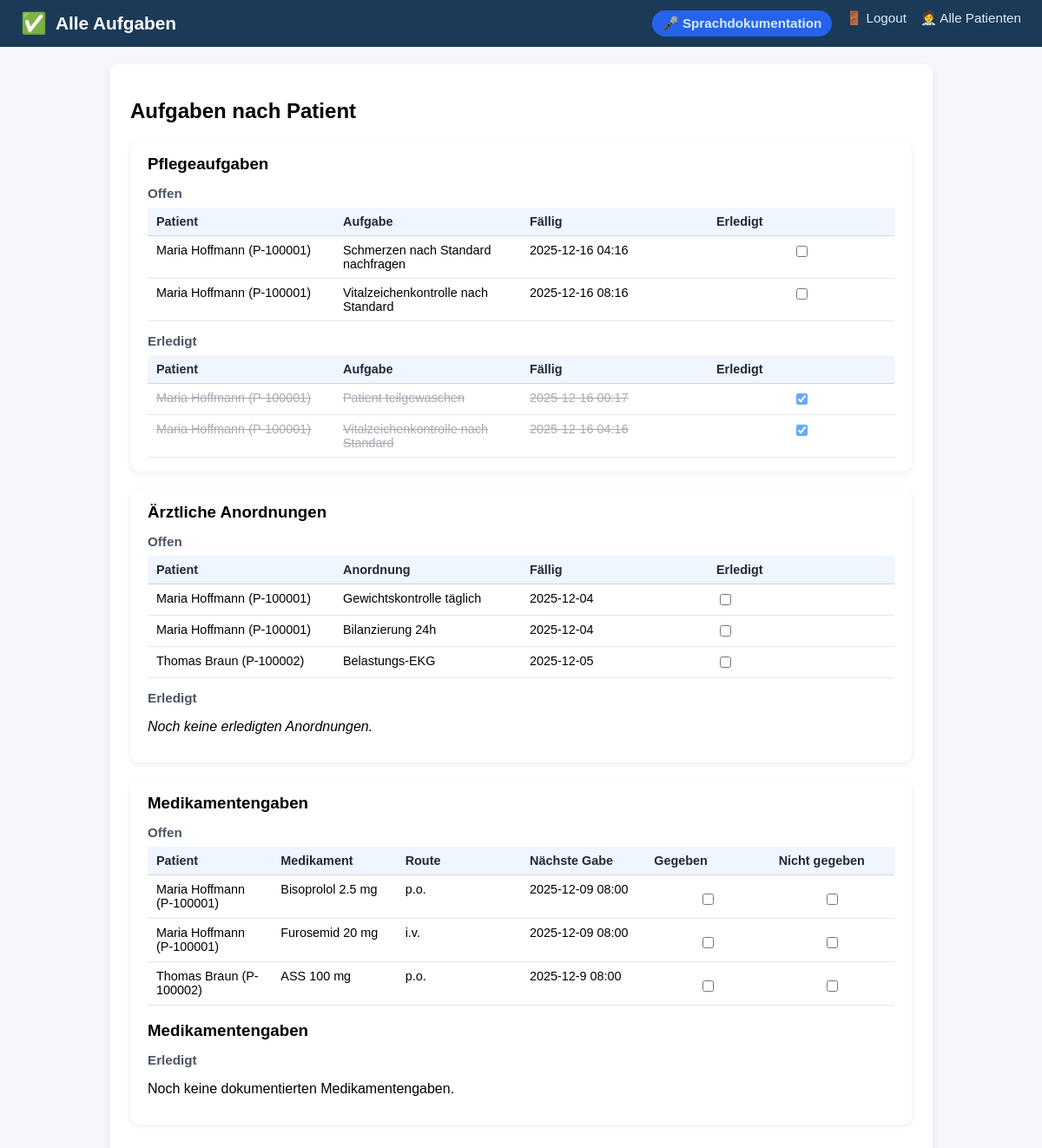
/tasks, run on an earlier commit of the app's database.
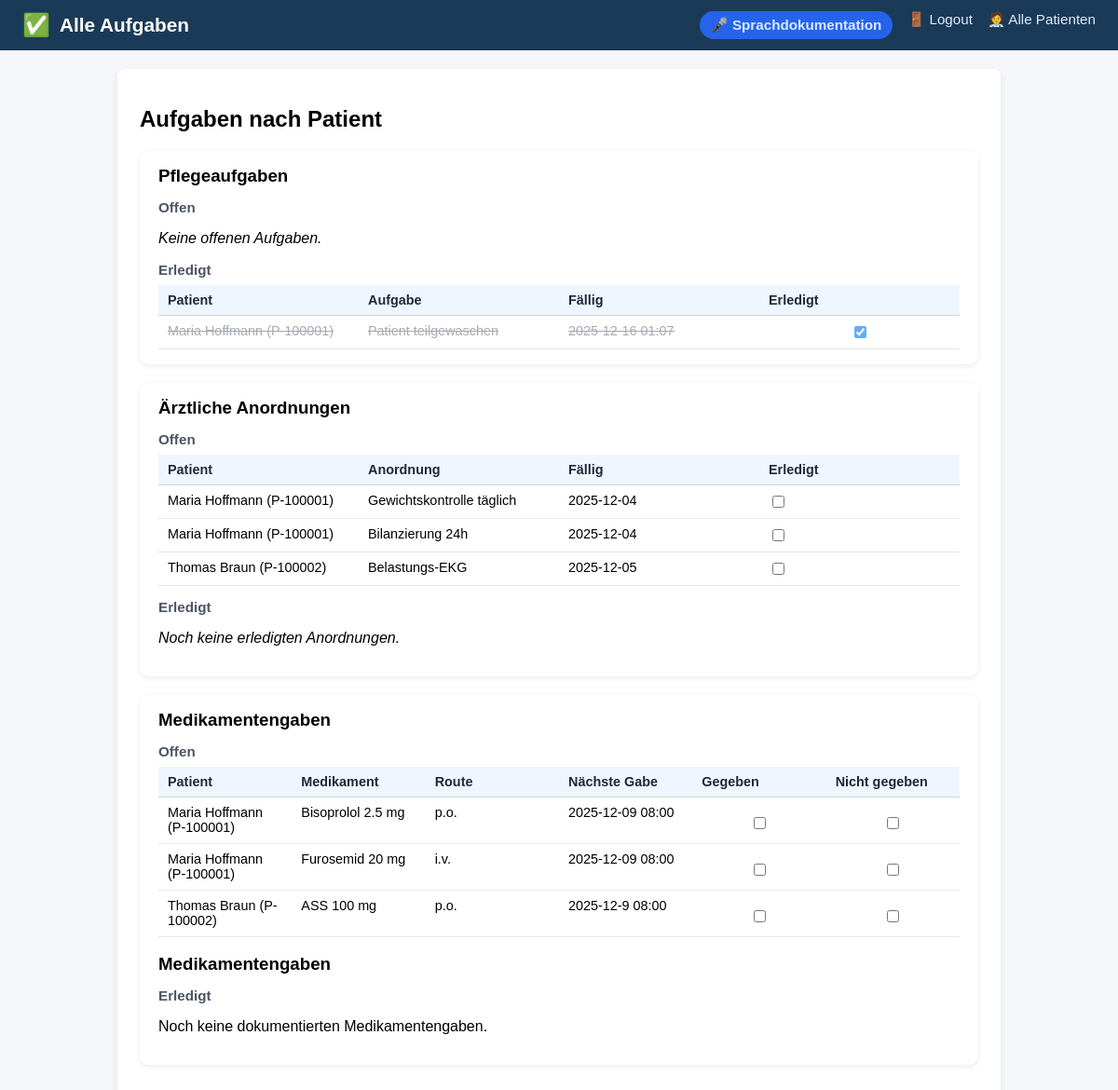
And on a later commit of the database.
### tables this page shows
CREATE TABLE ai_tasks (
    id INTEGER PRIMARY KEY AUTOINCREMENT,
    patient_id INTEGER NOT NULL,
    description TEXT NOT NULL,
    due_time TEXT,
    completed INTEGER DEFAULT 0,
    FOREIGN KEY (patient_id) REFERENCES patients(id)
);

CREATE TABLE patients (
    id INTEGER PRIMARY KEY AUTOINCREMENT,
    patient_identifier TEXT NOT NULL,
    name TEXT NOT NULL,
    gender TEXT,
    dob TEXT,
    room TEXT,
    diagnosis TEXT,
    bezugspflege_id INTEGER,
    allergies TEXT,
    code_status TEXT,
    admission_date TEXT,
    expected_discharge TEXT,
    primary_doctor TEXT,
    photo_filename TEXT,
    FOREIGN KEY (bezugspflege_id) REFERENCES nurses(id)
);

CREATE TABLE orders (
    id INTEGER PRIMARY KEY AUTOINCREMENT,
    patient_id INTEGER NOT NULL,
    description TEXT NOT NULL,
    due_date TEXT,
    due_time TEXT,
    status TEXT,
    ordered_by TEXT,
    type TEXT,
    completed INTEGER DEFAULT 0,
    FOREIGN KEY (patient_id) REFERENCES patients(id)
);

CREATE TABLE medications (
    id INTEGER PRIMARY KEY AUTOINCREMENT,
    patient_id INTEGER NOT NULL,
    name TEXT NOT NULL,
    dose TEXT,
    route TEXT,
    schedule TEXT,
    next_due TEXT,
    due_time TEXT,
    completed INTEGER DEFAULT 0,
    given INTEGER DEFAULT 0,
    not_given INTEGER DEFAULT 0,
    last_given_by TEXT,
    last_given_at TEXT,
    FOREIGN KEY (patient_id) REFERENCES patients(id)
);

### app.py (the view)
@app.route("/tasks")
def tasks_view():
    patient_id = request.args.get("patient_id", type=int)
    conn = get_connection()
    cur = conn.cursor()
    if patient_id:
        cur.execute("""
            SELECT id, name, patient_identifier
            FROM patients
            WHERE id = ?;
        """, (patient_id,))
        patients = cur.fetchall()
        viewing_all_patients = False
        selected_patient = patients[0] if patients else None
    else:
        cur.execute("""
            SELECT id, name, patient_identifier
            FROM patients
            ORDER BY room;
        """)
        patients = cur.fetchall()
        viewing_all_patients = True
        selected_patient = None
    if patient_id:
        cur.execute("""
            SELECT
                t.id,
                t.patient_id,
                t.description,
                t.due_time,
                t.completed,
                p.name AS patient_name,
                p.patient_identifier AS patient_identifier
            FROM ai_tasks t
            JOIN patients p ON p.id = t.patient_id
            WHERE t.patient_id = ?
            ORDER BY datetime(t.due_time);
        """, (patient_id,))
    else:
        cur.execute("""
            SELECT
                t.id,
                t.patient_id,
                t.description,
                t.due_time,
                t.completed,
                p.name AS patient_name,
                p.patient_identifier AS patient_identifier
            FROM ai_tasks t
            JOIN patients p ON p.id = t.patient_id
            ORDER BY p.room, datetime(t.due_time);
        """)
    ai_tasks = cur.fetchall()
    ai_tasks_open = [t for t in ai_tasks if not t["completed"]]
    ai_tasks_done = [t for t in ai_tasks if t["completed"]]
    if patient_id:
        cur.execute("""
            SELECT o.*, p.name AS patient_name, p.patient_identifier
            FROM orders o
            JOIN patients p ON p.id = o.patient_id
            WHERE o.patient_id = ?
            ORDER BY o.due_date;
        """, (patient_id,))
    else:
        cur.execute("""
            SELECT o.*, p.name AS patient_name, p.patient_identifier
            FROM orders o
            JOIN patients p ON p.id = o.patient_id
            ORDER BY o.patient_id, o.due_date;
        """)
    orders = cur.fetchall()
    orders_open = [o for o in orders if (o["status"] or "").lower() != "erledigt"]
    orders_done = [o for o in orders if (o["status"] or "").lower() == "erledigt"]
    try:
        cur.execute("ALTER TABLE medications ADD COLUMN given INTEGER DEFAULT 0;"
                    "ALTER TABLE medications ADD COLUMN not_given INTEGER DEFAULT 0;"
                    )
        conn.commit()
    except sqlite3.OperationalError:
        pass
    if patient_id:
        cur.execute("""
            SELECT m.*, p.name AS patient_name, p.patient_identifier
            FROM medications m
            JOIN patients p ON p.id = m.patient_id
            WHERE m.patient_id = ?
            ORDER BY m.next_due;
        """, (patient_id,))
    else:
        cur.execute("""
            SELECT m.*, p.name AS patient_name, p.patient_identifier
            FROM medications m
            JOIN patients p ON p.id = m.patient_id
            ORDER BY m.patient_id, m.next_due;
        """)
    meds = cur.fetchall()
    meds_open = [m for m in meds if not (m["given"] or 0) and not (m["not_given"] or 0)]
    meds_done = [m for m in meds if (m["given"] or 0) or (m["not_given"] or 0)]
    cur.execute("""
        SELECT
            ma.given_at,
            n.name AS nurse_name,
            m.name AS med_name,
            m.dose
        FROM med_administrations ma
        JOIN medications m ON m.id = ma.med_id
        LEFT JOIN nurses n ON n.id = ma.nurse_id
        WHERE ma.patient_id = ?
        ORDER BY datetime(ma.given_at) DESC
        LIMIT 20;
    """, (patient_id or 0,))
    med_history = cur.fetchall()
    cur.execute("""
               SELECT alert, severity, created_at
               FROM ai_alerts
               WHERE patient_id = ?
               ORDER BY datetime(created_at) DESC;
           """, (patient_id,))
    alerts = cur.fetchall()
    current_nurse = get_current_nurse(conn)
    conn.close()
    conn.close()
    return render_template(
        "tasks.html",
        alerts=alerts,
        current_nurse=current_nurse,
        patients=patients,
        viewing_all_patients=viewing_all_patients,
        selected_patient=selected_patient,
        ai_tasks_open=ai_tasks_open,
        ai_tasks_done=ai_tasks_done,
        orders_open=orders_open,
        orders_done=orders_done,
        meds_open=meds_open,
        meds_done=meds_done,
        med_history=med_history
    )

### templates/tasks.html (shortened to what this page needs)
<!DOCTYPE html>
<html lang="de">
<head>
    <link rel="stylesheet" href="{{ url_for('static', filename='styles.css') }}">
</head>
<body>
{% if viewing_all_patients %}
<div class="header">
    <div class="header-title">
        <span class="icon">✅</span>
        <span>Alle Aufgaben</span>
    </div>
    <div class="nav-links">
        <a href="{{ url_for('voice_doc') }}" class="btn-secondary">🎤 Sprachdokumentation</a>
        <a href="{{ url_for('logout') }}">🚪 Logout</a>
        <a href="{{ url_for('home') }}">🧑‍⚕️ Alle Patienten</a>
    </div>
</div>
{% endif %}
<div class="container">
    <h2>Aufgaben nach Patient</h2>
    <section class="section-card">
        <h3>Pflegeaufgaben</h3>
        <h4>Offen</h4>
        {% if ai_tasks_open %}
            <div class="table-wrapper">
                <table class="data-table">
                    <thead>
                        <tr>
                            <th>Patient</th>
                            <th>Aufgabe</th>
                            <th>Fällig</th>
                            <th>Erledigt</th>
                        </tr>
                    </thead>
                    <tbody>
                        {% for t in ai_tasks_open %}
                        <tr>
                            <td>{{ t.patient_name }} ({{ t.patient_identifier }})</td>
                            <td>{{ t.description }}</td>
                            <td>{{ t.due_time .replace("T", " ") or "Nächste Schicht" }}</td>
                            <td class="cell-center">
                                <form method="POST" action="{{ url_for('toggle_task', task_id=t.id, task_type='ai') }}">
                                    <input type="checkbox" name="done" onchange="this.form.submit()">
                                </form>
                            </td>
                        </tr>
                        {% endfor %}
                    </tbody>
                </table>
            </div>
        {% else %}
            <p><em>Keine offenen Aufgaben.</em></p>
        {% endif %}
        <h4>Erledigt</h4>
        {% if ai_tasks_done %}
            <div class="table-wrapper">
                <table class="data-table">
                    <thead>
                        <tr>
                            <th>Patient</th>
                            <th>Aufgabe</th>
                            <th>Fällig</th>
                            <th>Erledigt</th>
                        </tr>
                    </thead>
                    <tbody>
                        {% for t in ai_tasks_done %}
                        <tr class="task-completed">
                            <td>{{ t.patient_name }} ({{ t.patient_identifier }})</td>
                            <td>{{ t.description }}</td>
                            <td>{{ t.due_time .replace("T", " ") or "Nächste Schicht" }}</td>
                            <td class="cell-center">
                                <form method="POST" action="{{ url_for('toggle_task', task_id=t.id, task_type='ai') }}">
                                    <input type="checkbox" name="done" onchange="this.form.submit()" checked>
                                </form>
                            </td>
                        </tr>
                        {% endfor %}
                    </tbody>
                </table>
            </div>
        {% else %}
            <p><em>Noch keine erledigten Aufgaben.</em></p>
        {% endif %}
    </section>
    <section class="section-card">
        <h3>Ärztliche Anordnungen</h3>
        <h4>Offen</h4>
        {% if orders_open %}
            <div class="table-wrapper">
                <table class="data-table">
                    <thead>
                        <tr>
                            <th>Patient</th>
                            <th>Anordnung</th>
                            <th>Fällig</th>
                            <th>Erledigt</th>
                        </tr>
                    </thead>
                    <tbody>
                        {% for o in orders_open %}
                        <tr>
                            <td>{{ o["patient_name"] }} ({{ o["patient_identifier"] }})</td>
                            <td>{{ o["description"] }}</td>
                            <td>{{ o["due_date"].replace("T", " ") or "—" }}</td>
                            <td>
                                <form method="POST" action="{{ url_for('toggle_task', task_id=o['id'], task_type='order') }}">
                                    <input type="checkbox" onchange="this.form.submit()">
                                </form>
                            </td>
                        </tr>
                        {% endfor %}
                    </tbody>
                </table>
            </div>
        {% else %}
            <p><em>Keine offenen Anordnungen.</em></p>
        {% endif %}
        <h4>Erledigt</h4>
        {% if orders_done %}
            <div class="table-wrapper">
                <table class="data-table">
                    <thead>
                        <tr>
                            <th>Patient</th>
                            <th>Anordnung</th>
                            <th>Fällig</th>
                            <th>Erledigt</th>
                        </tr>
                    </thead>
                    <tbody>
                        {% for o in orders_done %}
                        <tr class="task-completed">
                            <td>{{ o["patient_name"] }} ({{ o["patient_identifier"] }})</td>
                            <td>{{ o["description"] }}</td>
                            <td>{{ o["due_date"].replace("T", " ") or "—" }}</td>
                            <td>
                                <form method="POST" action="{{ url_for('toggle_task', task_id=o['id'], task_type='order') }}">
                                    <input type="checkbox" onchange="this.form.submit()" checked>
                                </form>
                            </td>
                        </tr>
                        {% endfor %}
                    </tbody>
                </table>
            </div>
        {% else %}
            <p><em>Noch keine erledigten Anordnungen.</em></p>
        {% endif %}
    </section>
<section class="section-card">
    <h3>Medikamentengaben</h3>
    <h4>Offen</h4>
    {% if meds_open %}
    <div class="table-wrapper">
        <table class="data-table">
            <thead>
                <tr>
                    <th>Patient</th>
                    <th>Medikament</th>
                    <th>Route</th>
                    <th>Nächste Gabe</th>
                    <th class="cell-center">Gegeben</th>
                    <th class="cell-center">Nicht gegeben</th>
                </tr>
            </thead>
            <tbody>
                {% for m in meds_open %}
                <tr>
                    <td>{{ m["patient_name"] }} ({{ m["patient_identifier"] }})</td>
                    <td>{{ m["name"] }} {{ m["dose"] }}</td>
                    <td>{{ m["route"] }}</td>
                    <td>{{ m["next_due"].replace("T", " ") or "—" }}</td>
                    <td class="cell-center">
                <form method="POST"
                      action="{{ url_for('toggle_task', task_id=m['id'], task_type='med') }}">
                    <label class="med-toggle-label">
                        <input type="checkbox" onchange="this.form.submit()">
                    </label>
                </form>
                        </td>
                <td class="cell-center">
                <form method="POST"
                      action="{{ url_for('toggle_task', task_id=m['id'], task_type='med') }}">
                    <label class="med-toggle-label">
                        <input type="checkbox" onchange="this.form.submit()">
                        </label>
                    </form>
            </td>
                        </tr>
                        {% endfor %}
                    </tbody>
                </table>
    </div>
        {% else %}
            <p>Keine offenen Medikamentengaben.</p>
        {% endif %}
    <br>
    <h3>Medikamentengaben</h3>
    <h4>Erledigt</h4>
    {% if meds_done %}
    <div class="table-wrapper">
        <table class="data-table">
            <thead>
                <tr>
                    <th>Patient</th>
                    <th>Medikament</th>
                    <th>Route</th>
                    <th>Letzte Gabe</th>
                    <th>Von</th>
                    <th class="cell-center">Gegeben</th>
                    <th class="cell-center">Nicht gegeben</th>
                </tr>
            </thead>
            <tbody>
                {% for m in meds_done %}
                <tr class="task-completed">
                    <td>{{ m["patient_name"] }} ({{ m["patient_identifier"] }})</td>
                    <td>{{ m["name"] }} {{ m["dose"] }}</td>
                    <td>{{ m["route"] }}</td>
                    <td>{{ m["last_given_at"] or "—" }}</td>
                    <td>{{ m["last_given_by"] or "—" }}</td>
                   <td class="cell-center">
                        <form method="POST" action="{{ url_for('toggle_task', task_id=m['id'], task_type='med') }}">
                            <input type="hidden" name="action" value="given">
                            <label class="med-toggle-label">
                            <input type="checkbox"
                                       {% if m['given'] %}checked{% endif %}
                                       onchange="this.form.submit()">
                            </label>
                        </form>
                    </td>
                    <td class="cell-center">
        <form method="POST"
              action="{{ url_for('toggle_task', task_id=m['id'], task_type='med') }}">
            <input type="hidden" name="action" value="not_given">
            <label class="med-toggle-label">
                <input type="checkbox"
                       {% if m['not_given'] %}checked{% endif %}
                       onchange="this.form.submit()">
            </label>
                            </form>
                    </td>
                        </tr>
                        {% endfor %}
                    </tbody>
                </table>
    </div>
        </section>
        {% else %}
            <p>Noch keine dokumentierten Medikamentengaben.</p>
        {% endif %}
</div>
</body>
</html>

What changed in the data, as far as the page shows it:
removed ai_tasks: patient_name "Maria Hoffmann", patient_identifier "P-100001", description "Schmerzen nach Standard nachfragen", due_time "2025-12-16 04:16", shown under "Offen"
removed ai_tasks: patient_name "Maria Hoffmann", patient_identifier "P-100001", description "Vitalzeichenkontrolle nach Standard", due_time "2025-12-16 08:16", shown under "Offen"
removed ai_tasks: patient_name "Maria Hoffmann", patient_identifier "P-100001", description "Patient teilgewaschen", due_time "2025-12-16 00:17", shown under "Erledigt"
changed ai_tasks "Maria Hoffmann": description "Vitalzeichenkontrolle nach Standard" → "Patient teilgewaschen"; due_time "2025-12-16 04:16" → "2025-12-16 01:07"
Also different on the page:
text no longer shown: "Patient Aufgabe Fällig Erledigt"
text now shown: "Keine offenen Aufgaben."
